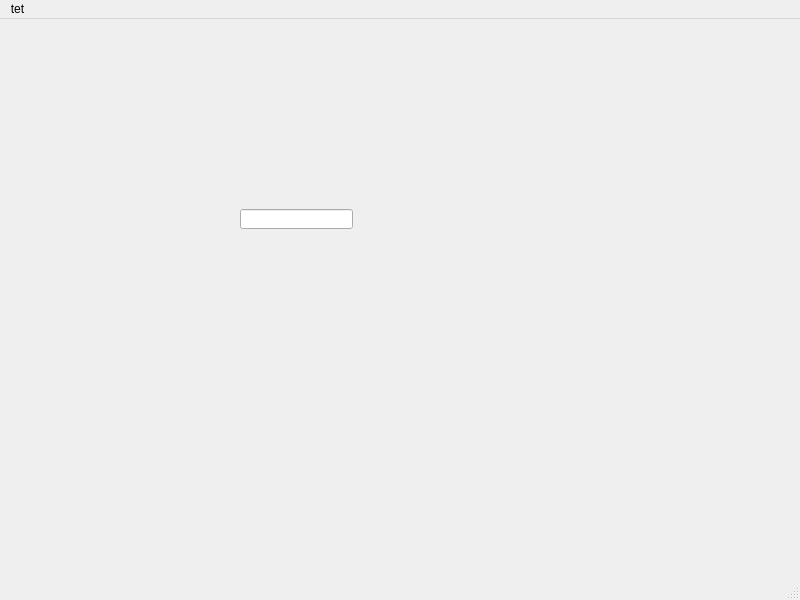
<?xml version="1.0" encoding="UTF-8"?>
<ui version="4.0">
 <class>MainWindow</class>
 <widget class="QMainWindow" name="MainWindow">
  <property name="geometry">
   <rect>
    <x>0</x>
    <y>0</y>
    <width>800</width>
    <height>600</height>
   </rect>
  </property>
  <property name="windowTitle">
   <string>MainWindow</string>
  </property>
  <widget class="QWidget" name="centralwidget">
   <widget class="QLineEdit" name="lineEdit">
    <property name="geometry">
     <rect>
      <x>240</x>
      <y>190</y>
      <width>113</width>
      <height>20</height>
     </rect>
    </property>
   </widget>
  </widget>
  <widget class="QMenuBar" name="menubar">
   <property name="geometry">
    <rect>
     <x>0</x>
     <y>0</y>
     <width>800</width>
     <height>21</height>
    </rect>
   </property>
   <widget class="QMenu" name="menuTet">
    <property name="title">
     <string>tet</string>
    </property>
    <addaction name="actionAaaa"/>
   </widget>
   <addaction name="menuTet"/>
  </widget>
  <widget class="QStatusBar" name="statusbar"/>
  <action name="actionAaaa">
   <property name="text">
    <string>aaaa</string>
   </property>
  </action>
 </widget>
 <resources/>
 <connections/>
</ui>
